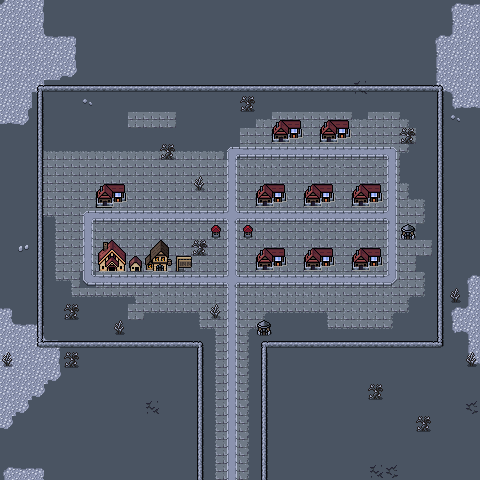

The image is a tile-based game level rendered from a .tmx file. Its description and source (layers, tilesets, objects; grid data summarised) follow:
An orthogonal 30x30 tile map with 16x16 px tiles, 4 tile layers (Background, Ground, Walls, Overlay), 2 tilesets and 12 objects.

<map version="1.10" tiledversion="1.10.1" orientation="orthogonal" renderorder="right-down" width="30" height="30" tilewidth="16" tileheight="16" infinite="0" nextlayerid="6" nextobjectid="59">
 <editorsettings>
  <export target="wastetown..tmx" format="tmx" />
 </editorsettings>
 <tileset firstgid="1" source="../../tileset/main.tsx" />
 <tileset firstgid="10113" source="../../tileset/buildings.tsx" />
 <layer id="1" name="Background" width="30" height="30">
  <data>[900 cells, 900 non-empty, 2 distinct tile ids]</data>
 </layer>
 <layer id="2" name="Ground" width="30" height="30">
  <data>[900 cells, 309 non-empty, 44 distinct tile ids]</data>
 </layer>
 <layer id="3" name="Walls" width="30" height="30">
  <properties>
   <property name="spriteLayer" type="bool" value="true" />
  </properties>
  <data>[900 cells, 136 non-empty, 17 distinct tile ids]</data>
 </layer>
 <layer id="5" name="Overlay" width="30" height="30">
  <data>[900 cells, 22 non-empty, 6 distinct tile ids]</data>
 </layer>
 <objectgroup id="4" name="Objects">
  <object id="38" template="../../obj/entry_up.tx" x="204" y="368" width="56" height="16" />
  <object id="41" template="../../obj/shop.tx" x="256" y="208">
   <properties>
    <property name="shopList" value=" Instant,Creature,Land,Colorless,     Artifact,Multicolor,     Azorius,Dimir,Rakdos,Gruul,Selesnya,Orzhov,Izzet,Golgari,Boros,Simic,Golem,Sliver" />
   </properties>
  </object>
  <object id="55" template="../../obj/shop.tx" x="272" y="144">
   <properties>
    <property name="shopList" value=" Instant,Creature,Land,Colorless,Artifact,Multicolor,Golem,Sliver" />
   </properties>
  </object>
  <object id="57" template="../../obj/shop.tx" x="320" y="144">
   <properties>
    <property name="shopList" value=" Instant,Creature,Land,Colorless,Artifact,Multicolor,Golem,Sliver" />
   </properties>
  </object>
  <object id="50" template="../../obj/shop.tx" x="304" y="208">
   <properties>
    <property name="shopList" value=" Instant,Creature,Land,Colorless,Artifact,Multicolor,Azorius,Dimir,Rakdos,Gruul,Selesnya,Orzhov,Izzet,Golgari,Boros,Simic,Golem,Sliver" />
   </properties>
  </object>
  <object id="51" template="../../obj/shop.tx" x="352" y="208">
   <properties>
    <property name="shopList" value=" Instant,Creature,Land,Colorless,Artifact,Multicolor,Azorius,Dimir,Rakdos,Gruul,Selesnya,Orzhov,Izzet,Golgari,Boros,Simic,Golem,Sliver" />
   </properties>
  </object>
  <object id="52" template="../../obj/shop.tx" x="352" y="272">
   <properties>
    <property name="shopList" value=" Instant,Creature,Land,Colorless,Artifact,Multicolor,Azorius,Dimir,Rakdos,Gruul,Selesnya,Orzhov,Izzet,Golgari,Boros,Simic,Golem,Sliver" />
   </properties>
  </object>
  <object id="53" template="../../obj/shop.tx" x="304" y="272">
   <properties>
    <property name="shopList" value=" Instant,Creature,Land,Colorless,Artifact,Multicolor,Azorius,Dimir,Rakdos,Gruul,Selesnya,Orzhov,Izzet,Golgari,Boros,Simic,Golem,Sliver" />
   </properties>
  </object>
  <object id="54" template="../../obj/shop.tx" x="256" y="272">
   <properties>
    <property name="shopList" value=" Instant,Creature,Land,Colorless,Artifact,Multicolor,Azorius,Dimir,Rakdos,Gruul,Selesnya,Orzhov,Izzet,Golgari,Boros,Simic,Golem,Sliver" />
   </properties>
  </object>
  <object id="47" template="../../obj/inn.tx" x="150" y="273" />
  <object id="48" template="../../obj/shop.tx" x="104" y="272">
   <properties>
    <property name="shopList" value="Equipment" />
   </properties>
  </object>
  <object id="58" template="../../obj/shop.tx" x="97" y="209">
   <properties>
    <property name="shopList" value="BoosterPackShop,AlphaBoosterPackShop,BetaBoosterPackShop,GammaBoosterPackShop,DeltaBoosterPackShop,Instant,Creature,Land,Colorless,Artifact,Multicolor,Azorius,Dimir,Rakdos,Gruul,Selesnya,Orzhov,Izzet,Golgari,Boros,Simic,Golem,Sliver" />
   </properties>
  </object>
 </objectgroup>
</map>
